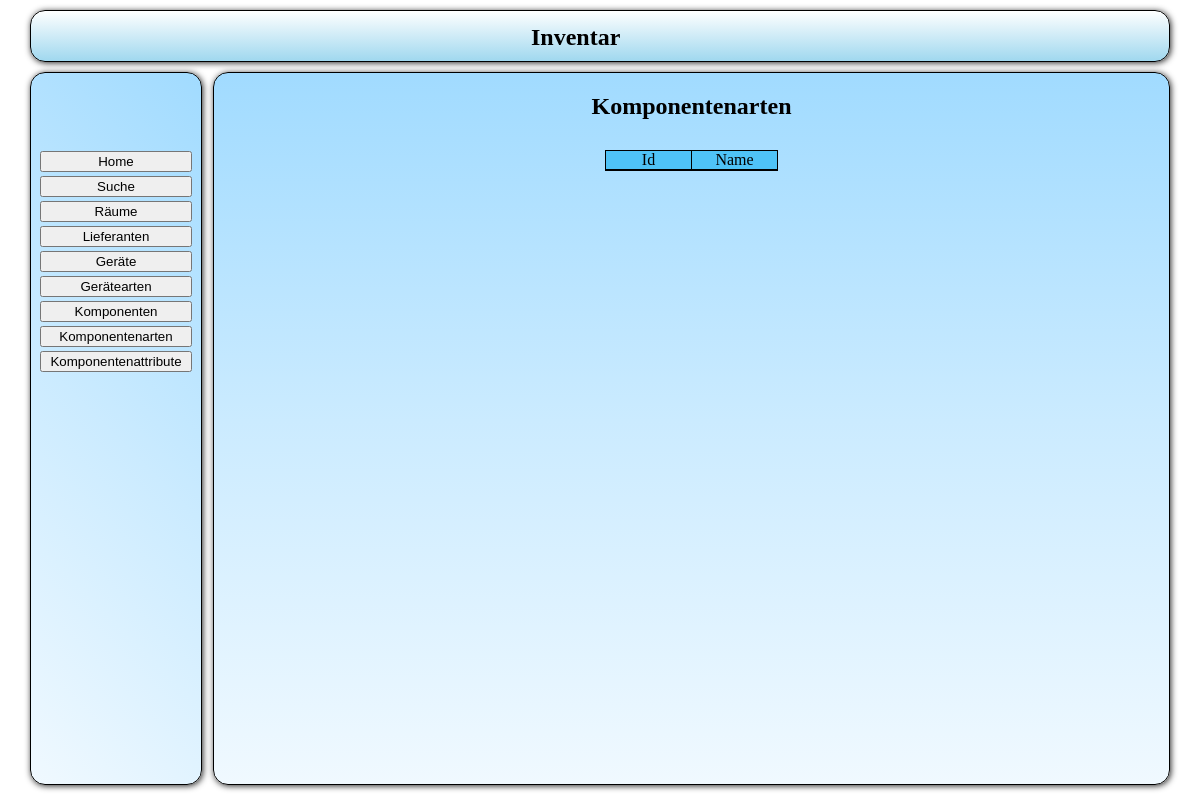
The app's page /src/php/fro_Auswahl.php?action=list&table=komponentenarten, older data.
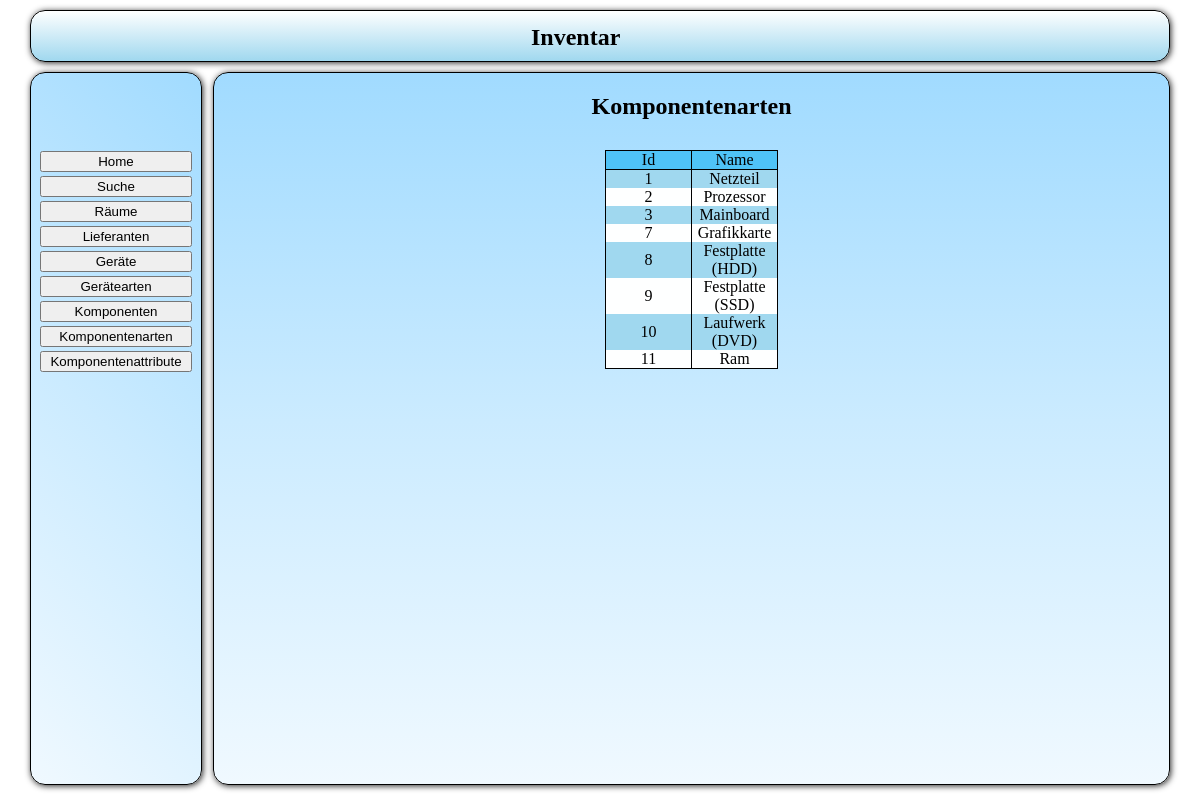
The same page, newer data.
### tables this page shows
CREATE TABLE IF NOT EXISTS `tbl_komponenten_arten` (
`komponenten_art_id` int(11) NOT NULL,
  `komponenten_art_name` text
);

### src/lib/plotting/forms.php (called while the page is built, shortened)
<?php
function get($key, $default)
{
    if(isset($_GET[$key]))
    {
	return htmlspecialchars($_GET[$key]);
    }
}

### src/php/sql_get.php (called while the page is built, shortened)
<?php
function func_a_getKomponentenArten()
{
    $txt_sql_statement = "SELECT * FROM tbl_komponenten_arten;";
    $a_sql_ausgabe = array();
    $a_sql_result = mysql_query($txt_sql_statement)
            or die ("Anfrage Fehlgeschlagen");
    while($a_sql_cache = mysql_fetch_assoc($a_sql_result))
    {
	$a_sql_ausgabe[] = $a_sql_cache;
    }
    return $a_sql_ausgabe;
}

### src/php/log_Liste.php (the view, shortened to what this page needs)
<?php
echo "<h2 align='center'>".$sTitel."</h2>";
$oTabelle = new \utility\tables\table();
$oTabelle->start(false, "liste");
$oTabelle->startRow();
foreach ($aErgebnis_attribute as $mAttribut)
{
    $oTabelle->addCell($mAttribut);
}
foreach ($aErgebnisse as $aErgebnis)
{
    foreach ($aErgebnis as $sIndex => $mData)
    {
	echo $mData;
    }
}

### src/lib/plotting/tables.php (shortened to what this page needs)
<?php
class table
{
    private $started = false;
    private $rowstarted = false;
    private $cellstarted = false;
    public function start($border = false, $class="")
    {
	if($this->started == false)
	{
	    if(!$border)
	    {
		\utility\html\openTag("table", $class);
	    }
	    else
	    {
		\utility\html\openTag("table", $class, "border='1'");
	    }
	    $this->started = true;
	}
	else
	{
	    return false;
	}
	return $this;
    }
    public function end()
    {
	if(($this->started == true)&&($this->rowstarted == false)&&($this->cellstarted == false))
	{
	    $this->started = false;
	}
	else
	{
	    return false;
	}
	return $this;
    }
    public function startRow($class = "")
    {
	if(($this->started == true)&&($this->rowstarted == false))
	{
	    $this->rowstarted = true;
	}
	else
	{
	    return false;
	}
	return $this;
    }
    public function endRow()
    {
	if($this->rowstarted == true)
	{
	    $this->rowstarted = false;
	}
	else
	{
	    return false;
	}
	return $this;
    }
    public function startCell()
    {
	if(($this->rowstarted == true)&&($this->cellstarted == false))
	{
	    $this->cellstarted = true;
	}
	else
	{
	    return false;
	}
	return $this;
    }
    public function printCellContent($string)
    {
	if(($this->cellstarted == true)&&(isset($string)))
	{
	    echo $string;
	}
	else
	{
	    return false;
	}
	return $this;
    }
    public function endCell()
    {
	if($this->cellstarted == true)
	{
	    $this->cellstarted = false;
	}
	else
	{
	    return false;
	}
	return $this;
    }
}

Row changes from the older to the newer data that the page shows:
added tbl_komponenten_arten: komponenten_art_id "1", komponenten_art_name "Netzteil"
added tbl_komponenten_arten: komponenten_art_id "2", komponenten_art_name "Prozessor"
added tbl_komponenten_arten: komponenten_art_id "3", komponenten_art_name "Mainboard"
added tbl_komponenten_arten: komponenten_art_id "7", komponenten_art_name "Grafikkarte"
added tbl_komponenten_arten: komponenten_art_id "8", komponenten_art_name "Festplatte (HDD)"
added tbl_komponenten_arten: komponenten_art_id "9", komponenten_art_name "Festplatte (SSD)"
added tbl_komponenten_arten: komponenten_art_id "10", komponenten_art_name "Laufwerk (DVD)"
added tbl_komponenten_arten: komponenten_art_id "11", komponenten_art_name "Ram"
